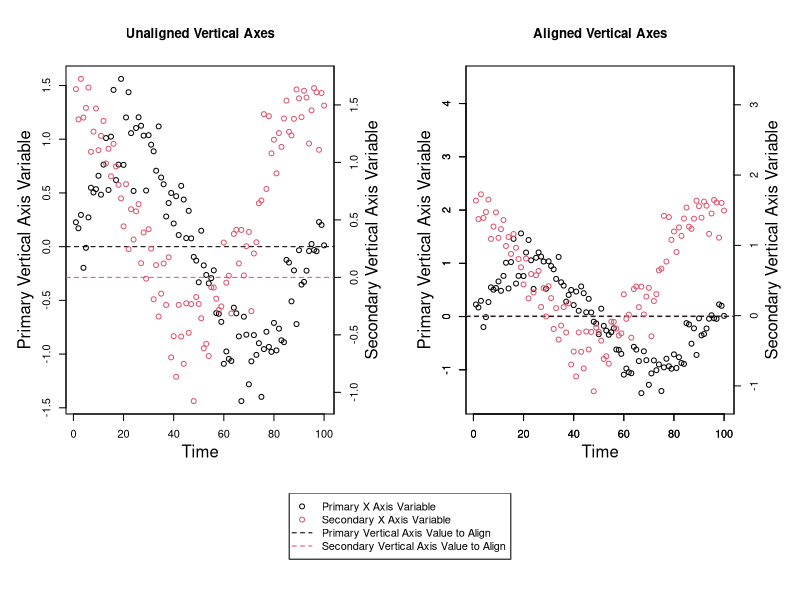
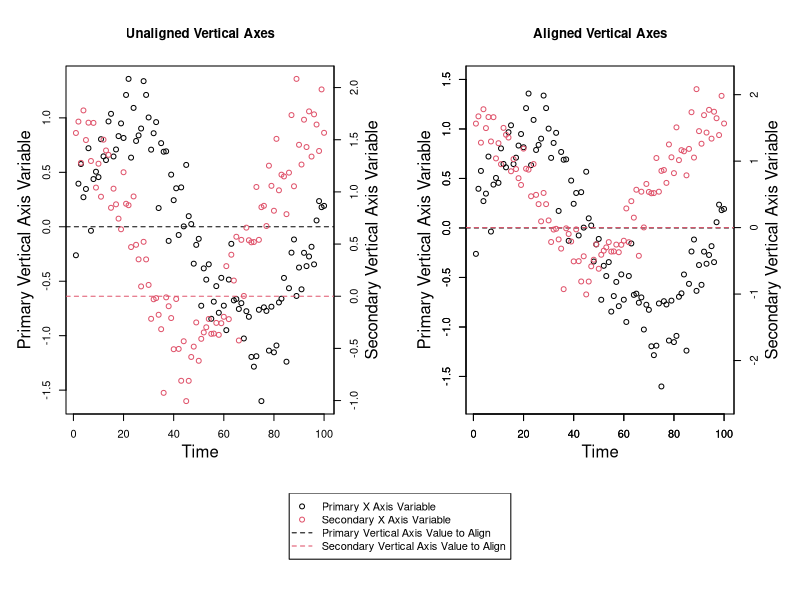

These figures' R source, in order: (Note: this script raises an error after producing the figures.)

# A Function for Aligning a Value on Primary and Secondary Vertical Axes on
# Plots


# The Explanation

# You might want to align a value (such as 0) on both the primary and secondary
# vertical axes. Aligning values can't typically be done by default. You could
# manually define axis limits for both axes to align a value, but if you
# manually choose values for these limits, you might end up with more space on
# the top or the bottom of the graph than is desireable, or you may not be able
# to line up the values across both axes perfectly.

# Here is a function for determining how to optimally align a value on both the
# primary and the secondary vertical axes such that there isn't unnecessary 
# additional space on the top or the bottom of any graph and such that the two
# values will perfectly align across both vertical axes. This function returns
# the new axis limits for both the primary and the secondary vertical axes that
# make the two values you wish to align across both vertical axes line up
# perfectly.

# More often than not, you'll probably want to line up the value of 0 across
# both vertical axes, and you may want to preserve the primary vertical axis
# scale and rescale the secondary vertical axis. This function is flexible and
# allows you to align the axes at any value (you can even choose different
# values for both axes) and it allows you to select which axis scale you wish
# to preserve (you could also choose to preserve neither the primary or the
# secondary vertical axis scales and have the algorithm choose the optimal
# solution).

# To align both axes at particular values, a ratio must be calculated for each
# axis. This ratio is the ratio of the distance of the value to align to the
# minimum value of a particular variable to the distance of the maximum value
# to the minimum value of this same variable. This ratio is calculated for both
# axes. Ratios can be greater than 1 or less than 0 if the value you wish to
# align is not within the range of that variable.

# This function takes 6 arguments. The first two are required, and either
# 'Ratio_of_Value_to_Align_to_Vertical_Axis_Range' or 'Axis_Scale_to_Preserve'
# must be provided as well.

# 'Primary_Vertical_Axis_Variable' is a numeric vector - it's the variable you
# wish to appear on the primary vertical axis.

# 'Secondary_Vertical_Axis_Variable' is a numeric vector - it's the variable
# you wish to appear on the secondary vertical axis.

# 'Data_Frame' is an optional argument you can provide if both the
# 'Primary_Vertical_Axis_Variable' and 'Secondary_Vertical_Axis_Variable'
# arguments come from the same data frame and you only want to type the data
# frame name once.

# 'Primary_Vertical_Axis_Value_to_Align = 0' is the value you wish to align on
# the primary vertical axis. The default value for this argument is 0.

# 'Secondary_Vertical_Axis_Value_to_Align = 0' is the value you wish to align
# on the secondary vertical axis. The default value for this argument is 0.

# 'Ratio_of_Value_to_Align_to_Vertical_Axis_Range' sets where on the vertical
# axis the value to align is. For example, the values to align may both be 0,
# and if the 'Ratio_of_Value_to_Align_to_Vertical_Axis_Range' is 0.5, the value
# to align (0) will be exactly halfway up the vertical axis. If the
# 'Ratio_of_Value_to_Align_to_Vertical_Axis_Range' is 0.25, the values to align
# will both be a quarter of the way up both vertical axes from the bottom of
# the plot. If this argument is a number between 0 and 1, the value to align
# will be visible in the plotting region; if this argument is greater than 1 or
# less than 0, the value to align will not appear in the plotting region, but
# it will still be aligned on both vertical axes. This argument is required
# only if the 'Axis_Scale_to_Preserve' argument is not provided.

# 'Axis_Scale_to_Preserve = "Neither"' tells the function if the scale of one
# of the vertical axes should be preserved and not rescaled at all. The three
# possibilities for this argument are 'Primary', 'Secondary', and 'Neither',
# with the latter being the default. This argument could be used if one of the
# vertical axes is much more important than the other. For example, if you wish
# to plot the primary vertical axis variable such that it takes up the entire
# plotting region and is not rescaled by this function, you would set this
# argument to 'Primary', and all of the rescaling would occur on the secondary
# vertical axis. If the 'Ratio_of_Value_to_Align_to_Vertical_Axis_Range'
# argument is not specified, this argument is required. It should be noted that
# there are cases where it would be impossible to preserve one of the vertical
# axis scales - for example, if one vertical axis variable had a maximum value
# of 10 and a value to align of 15, and the other vertical axis variable had a
# minimum value of 20 and a value to align of 15, there be no possible way to
# plot all of the points while aligning both vertical axes at the value 15.

# 'Axis_Buffer = 10' is the minimum total percent of blank space you wish to
# leave around the top and the bottom of the graph (half of this space will
# appear on the top and half will appear on the bottom). Ten percent is the
# default. It is the minimum total percent of blank space around the top and
# the bottom because if rescaling is necessary to align the values across both
# vertical axes, it follows that more than 10 % of blank space will necessarily
# exist on at least one end of one of the vertical axes. To minimize blank
# space, you could preserve the scale of one of the vertical axes by setting
# the 'Axis_Scale_to_Preserve' argument to either 'Primary' or 'Secondary'.


# The Function

Axis_Limits_for_Primary_and_Secondary_Vertical_Axes_Aligned_by_a_Value_Function <- function (Primary_Vertical_Axis_Variable, Secondary_Vertical_Axis_Variable, Data_Frame, Primary_Vertical_Axis_Value_to_Align = 0, Secondary_Vertical_Axis_Value_to_Align = 0, Ratio_of_Value_to_Align_to_Vertical_Axis_Range = NULL, Axis_Scale_to_Preserve = "Neither", Axis_Buffer = 10) {
  if (!missing(Data_Frame)) {
    Primary_Vertical_Axis_Variable <- Data_Frame[[deparse(substitute(Primary_Vertical_Axis_Variable))]]
    Secondary_Vertical_Axis_Variable <- Data_Frame[[deparse(substitute(Secondary_Vertical_Axis_Variable))]]
  }
  if (!is.numeric(Primary_Vertical_Axis_Variable)) {
    stop("'Primary_Vertical_Axis_Variable' must be numeric.")
  }
  if (!is.numeric(Secondary_Vertical_Axis_Variable)) {
    stop("'Secondary_Vertical_Axis_Variable' must be numeric.")
  }
  if (!is.numeric(Primary_Vertical_Axis_Value_to_Align) | length(Primary_Vertical_Axis_Value_to_Align) != 1) {
    stop("'Primary_Vertical_Axis_Value_to_Align' must be a single numeric value.")
  }
  if (!is.numeric(Secondary_Vertical_Axis_Value_to_Align) | length(Secondary_Vertical_Axis_Value_to_Align) != 1) {
    stop("'Secondary_Vertical_Axis_Value_to_Align' must be a single numeric value.")
  }
  if (!is.null(Ratio_of_Value_to_Align_to_Vertical_Axis_Range)) {
    if (!is.numeric(Ratio_of_Value_to_Align_to_Vertical_Axis_Range) | length(Ratio_of_Value_to_Align_to_Vertical_Axis_Range) != 1) {
      stop("'Ratio_of_Value_to_Align_to_Vertical_Axis_Range' must be a single numeric value.")
    }
    if (Ratio_of_Value_to_Align_to_Vertical_Axis_Range <= 0 | Ratio_of_Value_to_Align_to_Vertical_Axis_Range >= 1) {
      warning ("'Ratio_of_Value_to_Align_to_Vertical_Axis_Range' should be a number between 0 and 1. If it isn't, the values to align will be outside of the plotting region, and you risk not having all the data points inside the plotting region.")
    }
  }
  if (!(Axis_Scale_to_Preserve %in% c("Primary", "Secondary", "Neither")) | length(Axis_Scale_to_Preserve) != 1) {
    stop ("'Axis_Scale_to_Preserve' must be a single item and it must be either 'Primary', 'Secondary', or 'Neither'.")
  }
  if (!is.numeric(Axis_Buffer) | length(Axis_Buffer) != 1) {
    stop("'Axis_Buffer' must be a single numeric value.")
  }
  if (Axis_Buffer < 0 | Axis_Buffer > 100) {
    stop ("'Axis_Buffer' must be a number between 0 and 100 (inclusive).")
  }
  Values_to_Align <- data.frame(Primary_Vertical_Axis_Value_to_Align, Secondary_Vertical_Axis_Value_to_Align)
  Axis_Buffer <- 1 + Axis_Buffer / 100
  Minimum_Primary_Vertical_Axis_Variable_Value <- min(Primary_Vertical_Axis_Variable[is.finite(Primary_Vertical_Axis_Variable)])
  Maximum_Primary_Vertical_Axis_Variable_Value <- max(Primary_Vertical_Axis_Variable[is.finite(Primary_Vertical_Axis_Variable)])
  Minimum_Secondary_Vertical_Axis_Variable_Value <- min(Secondary_Vertical_Axis_Variable[is.finite(Secondary_Vertical_Axis_Variable)])
  Maximum_Secondary_Vertical_Axis_Variable_Value <- max(Secondary_Vertical_Axis_Variable[is.finite(Secondary_Vertical_Axis_Variable)])
  Primary_Vertical_Axis_Buffer <- ((Maximum_Primary_Vertical_Axis_Variable_Value - Minimum_Primary_Vertical_Axis_Variable_Value) * Axis_Buffer - (Maximum_Primary_Vertical_Axis_Variable_Value - Minimum_Primary_Vertical_Axis_Variable_Value)) / 2
  Secondary_Vertical_Axis_Buffer <- ((Maximum_Secondary_Vertical_Axis_Variable_Value - Minimum_Secondary_Vertical_Axis_Variable_Value) * Axis_Buffer - (Maximum_Secondary_Vertical_Axis_Variable_Value - Minimum_Secondary_Vertical_Axis_Variable_Value)) / 2
  Ratio_of_Value_to_Align_to_Primary_Vertical_Axis_Range <- (Primary_Vertical_Axis_Value_to_Align - Minimum_Primary_Vertical_Axis_Variable_Value) / (Maximum_Primary_Vertical_Axis_Variable_Value - Minimum_Primary_Vertical_Axis_Variable_Value)
  Ratio_of_Value_to_Align_to_Secondary_Vertical_Axis_Range <- (Secondary_Vertical_Axis_Value_to_Align - Minimum_Secondary_Vertical_Axis_Variable_Value) / (Maximum_Secondary_Vertical_Axis_Variable_Value - Minimum_Secondary_Vertical_Axis_Variable_Value)
  if (!is.null(Ratio_of_Value_to_Align_to_Vertical_Axis_Range)) {
    if (Axis_Scale_to_Preserve == "Primary" & Ratio_of_Value_to_Align_to_Primary_Vertical_Axis_Range != Ratio_of_Value_to_Align_to_Vertical_Axis_Range) {
      stop ("You cannot preserve the primary vertical axis scale and set the ratio of the value to align to the vertical axis range to something other than what it is for the primary vertical axis")
    }
    if (Axis_Scale_to_Preserve == "Secondary" & Ratio_of_Value_to_Align_to_Secondary_Vertical_Axis_Range != Ratio_of_Value_to_Align_to_Vertical_Axis_Range) {
      stop ("You cannot preserve the secondary vertical axis scale and set the ratio of the value to align to the vertical axis range to something other than what it is for the secondary vertical axis")
    }
  }
  if (Axis_Scale_to_Preserve == "Primary" & ((Ratio_of_Value_to_Align_to_Primary_Vertical_Axis_Range < 0 & (Ratio_of_Value_to_Align_to_Secondary_Vertical_Axis_Range < 1 & Ratio_of_Value_to_Align_to_Secondary_Vertical_Axis_Range > 0)) | (Ratio_of_Value_to_Align_to_Primary_Vertical_Axis_Range > 1 & (Ratio_of_Value_to_Align_to_Secondary_Vertical_Axis_Range < 1 & Ratio_of_Value_to_Align_to_Secondary_Vertical_Axis_Range > 0)) | (Ratio_of_Value_to_Align_to_Primary_Vertical_Axis_Range < 0 & Ratio_of_Value_to_Align_to_Secondary_Vertical_Axis_Range > 1) | (Ratio_of_Value_to_Align_to_Primary_Vertical_Axis_Range > 1 & Ratio_of_Value_to_Align_to_Secondary_Vertical_Axis_Range < 0))) {
    warning ("If you try to preserve the primary axis scale while using these values to align, at least one data point will be outside of the plotting region")
  }
  if (Axis_Scale_to_Preserve == "Secondary" & ((Ratio_of_Value_to_Align_to_Secondary_Vertical_Axis_Range < 0 & (Ratio_of_Value_to_Align_to_Primary_Vertical_Axis_Range < 1 & Ratio_of_Value_to_Align_to_Primary_Vertical_Axis_Range > 0)) | (Ratio_of_Value_to_Align_to_Secondary_Vertical_Axis_Range > 1 & (Ratio_of_Value_to_Align_to_Primary_Vertical_Axis_Range < 1 & Ratio_of_Value_to_Align_to_Primary_Vertical_Axis_Range > 0)) | (Ratio_of_Value_to_Align_to_Secondary_Vertical_Axis_Range < 0 & Ratio_of_Value_to_Align_to_Primary_Vertical_Axis_Range > 1) | (Ratio_of_Value_to_Align_to_Secondary_Vertical_Axis_Range > 1 & Ratio_of_Value_to_Align_to_Primary_Vertical_Axis_Range < 0))) {
    warning ("If you try to preserve the secondary axis scale while using these values to align, at least one data point will be outside of the plotting region")
  }
  if (Axis_Scale_to_Preserve == "Primary") {
    Primary_Vertical_Axis_Range <- c(Minimum_Primary_Vertical_Axis_Variable_Value - Primary_Vertical_Axis_Buffer, Maximum_Primary_Vertical_Axis_Variable_Value + Primary_Vertical_Axis_Buffer)
    Secondary_Vertical_Axis_Range <- if (Ratio_of_Value_to_Align_to_Primary_Vertical_Axis_Range > Ratio_of_Value_to_Align_to_Secondary_Vertical_Axis_Range) {
      c(((Ratio_of_Value_to_Align_to_Primary_Vertical_Axis_Range * Maximum_Secondary_Vertical_Axis_Variable_Value - Secondary_Vertical_Axis_Value_to_Align) / (Ratio_of_Value_to_Align_to_Primary_Vertical_Axis_Range - 1) - Secondary_Vertical_Axis_Buffer), Maximum_Secondary_Vertical_Axis_Variable_Value + Secondary_Vertical_Axis_Buffer)
    } else if (Ratio_of_Value_to_Align_to_Secondary_Vertical_Axis_Range > Ratio_of_Value_to_Align_to_Primary_Vertical_Axis_Range) {
      c(Minimum_Secondary_Vertical_Axis_Variable_Value - Secondary_Vertical_Axis_Buffer, ((Secondary_Vertical_Axis_Value_to_Align - Minimum_Secondary_Vertical_Axis_Variable_Value + Ratio_of_Value_to_Align_to_Primary_Vertical_Axis_Range * Minimum_Secondary_Vertical_Axis_Variable_Value) / Ratio_of_Value_to_Align_to_Primary_Vertical_Axis_Range) + Secondary_Vertical_Axis_Buffer)
    } else if (Ratio_of_Value_to_Align_to_Primary_Vertical_Axis_Range == Ratio_of_Value_to_Align_to_Secondary_Vertical_Axis_Range) {
      c(Minimum_Secondary_Vertical_Axis_Variable_Value - Secondary_Vertical_Axis_Buffer, Maximum_Secondary_Vertical_Axis_Variable_Value + Secondary_Vertical_Axis_Buffer)
    }
  } else if (Axis_Scale_to_Preserve == "Secondary") {
    Primary_Vertical_Axis_Range <- if (Ratio_of_Value_to_Align_to_Secondary_Vertical_Axis_Range > Ratio_of_Value_to_Align_to_Primary_Vertical_Axis_Range) {
      c(((Ratio_of_Value_to_Align_to_Secondary_Vertical_Axis_Range * Maximum_Primary_Vertical_Axis_Variable_Value - Primary_Vertical_Axis_Value_to_Align) / (Ratio_of_Value_to_Align_to_Secondary_Vertical_Axis_Range - 1)) - Primary_Vertical_Axis_Buffer, Maximum_Primary_Vertical_Axis_Variable_Value + Primary_Vertical_Axis_Buffer)
    } else if (Ratio_of_Value_to_Align_to_Primary_Vertical_Axis_Range > Ratio_of_Value_to_Align_to_Secondary_Vertical_Axis_Range) {
      c(Minimum_Primary_Vertical_Axis_Variable_Value - Primary_Vertical_Axis_Buffer, ((Primary_Vertical_Axis_Value_to_Align - Minimum_Primary_Vertical_Axis_Variable_Value + Ratio_of_Value_to_Align_to_Secondary_Vertical_Axis_Range * Minimum_Primary_Vertical_Axis_Variable_Value) / Ratio_of_Value_to_Align_to_Secondary_Vertical_Axis_Range) + Primary_Vertical_Axis_Buffer)
    } else if (Ratio_of_Value_to_Align_to_Primary_Vertical_Axis_Range == Ratio_of_Value_to_Align_to_Secondary_Vertical_Axis_Range) {
      c(Minimum_Primary_Vertical_Axis_Variable_Value - Primary_Vertical_Axis_Buffer, Maximum_Primary_Vertical_Axis_Variable_Value + Primary_Vertical_Axis_Buffer)
    }
    Secondary_Vertical_Axis_Range <- c(Minimum_Secondary_Vertical_Axis_Variable_Value - Secondary_Vertical_Axis_Buffer, Maximum_Secondary_Vertical_Axis_Variable_Value + Secondary_Vertical_Axis_Buffer)
  } else if (Axis_Scale_to_Preserve == "Neither") {
    if (is.null(Ratio_of_Value_to_Align_to_Vertical_Axis_Range)) {
      if (mean(c(Ratio_of_Value_to_Align_to_Primary_Vertical_Axis_Range, Ratio_of_Value_to_Align_to_Secondary_Vertical_Axis_Range)) > 0 & mean(c(Ratio_of_Value_to_Align_to_Primary_Vertical_Axis_Range, Ratio_of_Value_to_Align_to_Secondary_Vertical_Axis_Range)) < 1) {
        Ratio_of_Value_to_Align_to_Vertical_Axis_Range <- mean(c(Ratio_of_Value_to_Align_to_Primary_Vertical_Axis_Range, Ratio_of_Value_to_Align_to_Secondary_Vertical_Axis_Range))
      } else if (mean(c(Ratio_of_Value_to_Align_to_Primary_Vertical_Axis_Range, Ratio_of_Value_to_Align_to_Secondary_Vertical_Axis_Range)) <= 0 & mean(c(Ratio_of_Value_to_Align_to_Primary_Vertical_Axis_Range, Ratio_of_Value_to_Align_to_Secondary_Vertical_Axis_Range)) >= 1) {
        stop ("Please supply a value for the 'Ratio_of_Value_to_Align_to_Vertical_Axis_Range' argument between 0 and 1 or specify which axis scale to preserve")
      }
    }
    if (!is.null(Ratio_of_Value_to_Align_to_Vertical_Axis_Range)) {
      Primary_Vertical_Axis_Range <- if (Ratio_of_Value_to_Align_to_Vertical_Axis_Range > Ratio_of_Value_to_Align_to_Primary_Vertical_Axis_Range) {
        c(((Ratio_of_Value_to_Align_to_Vertical_Axis_Range * Maximum_Primary_Vertical_Axis_Variable_Value - Primary_Vertical_Axis_Value_to_Align) / (Ratio_of_Value_to_Align_to_Vertical_Axis_Range - 1)) - Primary_Vertical_Axis_Buffer, Maximum_Primary_Vertical_Axis_Variable_Value + Primary_Vertical_Axis_Buffer)
      } else if (Ratio_of_Value_to_Align_to_Primary_Vertical_Axis_Range > Ratio_of_Value_to_Align_to_Vertical_Axis_Range) {
        c(Minimum_Primary_Vertical_Axis_Variable_Value - Primary_Vertical_Axis_Buffer, ((Primary_Vertical_Axis_Value_to_Align - Minimum_Primary_Vertical_Axis_Variable_Value + Ratio_of_Value_to_Align_to_Vertical_Axis_Range * Minimum_Primary_Vertical_Axis_Variable_Value) / Ratio_of_Value_to_Align_to_Vertical_Axis_Range) + Primary_Vertical_Axis_Buffer)
      } else if (Ratio_of_Value_to_Align_to_Primary_Vertical_Axis_Range == Ratio_of_Value_to_Align_to_Vertical_Axis_Range) {
        c(Minimum_Primary_Vertical_Axis_Variable_Value - Primary_Vertical_Axis_Buffer, Maximum_Primary_Vertical_Axis_Variable_Value + Primary_Vertical_Axis_Buffer)
      }
      Secondary_Vertical_Axis_Range <- if (Ratio_of_Value_to_Align_to_Vertical_Axis_Range > Ratio_of_Value_to_Align_to_Secondary_Vertical_Axis_Range) {
        c(((Ratio_of_Value_to_Align_to_Vertical_Axis_Range * Maximum_Secondary_Vertical_Axis_Variable_Value - Secondary_Vertical_Axis_Value_to_Align) / (Ratio_of_Value_to_Align_to_Vertical_Axis_Range - 1) - Secondary_Vertical_Axis_Buffer), Maximum_Secondary_Vertical_Axis_Variable_Value + Secondary_Vertical_Axis_Buffer)
      } else if (Ratio_of_Value_to_Align_to_Secondary_Vertical_Axis_Range > Ratio_of_Value_to_Align_to_Vertical_Axis_Range) {
        c(Minimum_Secondary_Vertical_Axis_Variable_Value - Secondary_Vertical_Axis_Buffer, ((Secondary_Vertical_Axis_Value_to_Align - Minimum_Secondary_Vertical_Axis_Variable_Value + Ratio_of_Value_to_Align_to_Vertical_Axis_Range * Minimum_Secondary_Vertical_Axis_Variable_Value) / Ratio_of_Value_to_Align_to_Vertical_Axis_Range) + Secondary_Vertical_Axis_Buffer)
      } else if (Ratio_of_Value_to_Align_to_Vertical_Axis_Range == Ratio_of_Value_to_Align_to_Secondary_Vertical_Axis_Range) {
        c(Minimum_Secondary_Vertical_Axis_Variable_Value - Secondary_Vertical_Axis_Buffer, Maximum_Secondary_Vertical_Axis_Variable_Value + Secondary_Vertical_Axis_Buffer)
      }
    }
  }
  names(Primary_Vertical_Axis_Range) <- c("Minimum", "Maximum")
  names(Secondary_Vertical_Axis_Range) <- c("Minimum", "Maximum")
  list(Primary_Vertical_Axis_Range = Primary_Vertical_Axis_Range, Secondary_Vertical_Axis_Range = Secondary_Vertical_Axis_Range, Values_to_Align = Values_to_Align)
}


# Some Examples

# Let's use this function on some made-up data.

# First, let's generate some made-up data.

Practice_Data <- structure(list(Time = 1:100, Primary_Vertical_Axis_Variable = c(0.22704042899679, 0.171051342676768, 0.295373359481899, -0.197259035434989, -0.0106160892114656, 0.272180464537922, 0.548317696212064, 0.504400776504627, 0.535175112037852, 0.659796660419012, 0.484022873006747, 0.763427914281607, 1.01081189342087, 0.527275244638451, 1.02383078435645, 1.45882365087558, 0.619781379385278, 0.763744028540586, 1.56149872523748, 0.761000711707437, 1.20256603840857, 1.43775188297997, 1.05673949785171, 0.518392125919475, 1.10425689105379, 1.20426420764684, 1.12529223989712, 1.03337726623079, 0.522392736613537, 1.0377445707734, 0.949129431418696, 0.88749352645862, 0.706750673059184, 1.11927992638128, 0.643802831565079, 0.580963521170729, 0.280812306532534, 0.405955699667226, 0.499546367013415, 0.215323600910484, 0.469390216058786, 0.107998238273562, 0.565848623209337, 0.438461976564328, 0.0794893087305955, 0.333158448049156, 0.0769172726926761, -0.0958625519933304, -0.130151514147602, -0.331509693974829, 0.148225925289188, -0.174324290137772, -0.263426646945512, -0.341728364415924, -0.292824499333797, -0.220595205386657, -0.618550875112797, -0.62516988554484, -0.700033330779136, -1.09048383643344, -0.975552527952654, -1.04506060742311, -1.06436653382086, -0.56805317310425, -0.620650403171538, -0.835356038838042, -1.43768831108067, -0.651915223485666, -0.819396073318896, -1.28116702074008, -1.06737589811338, -0.823345101786524, -1.00731194489684, -0.898716208745865, -1.39837716704215, -0.953665962132904, -0.792247569290499, -0.932917390477086, -0.979552707079592, -0.70979531634533, -0.965636099632769, -0.763054047249181, -0.871523201366529, -0.889065295594285, -0.123369211815544, -0.148037638597252, -0.509229428194743, -0.221119774271099, -0.720626428354862, -0.0334756549314663, -0.353400093836653, -0.328126733370992, -0.223630761255335, -0.0402857881524264, 0.0245243716799691, -0.0312054606871837, -0.0432666051538198, 0.22885949020795, 0.201716810783227, 0.0120535175986479), Secondary_Vertical_Axis_Variable = c(1.63740959611018, 1.37429416156773, 1.7264362715331, 1.38976759258664, 1.47463211754709, 1.65134539390083, 1.0919186370708, 1.26770812495284, 1.46936014318898, 1.10656685829106, 1.23052773147138, 1.36077127569478, 0.990987329649239, 1.11882901151116, 0.878714793952109, 1.16166953910259, 0.964958583171444, 0.804964669734433, 0.68732580012754, 0.443884606344239, 0.810981320732856, 0.245770796791638, 0.592722723930691, 0.329330235065464, 0.57436503268312, 0.63685295911431, 0.123219925587219, 0.390659623189359, -0.0114827721228556, 0.418740497704195, 0.249715857124004, -0.190367436810004, 0.107154603862054, -0.340945339223141, -0.141589176380839, 0.120991236283374, -0.239887869541591, 0.174183052346282, -0.69572254518649, -0.5114071971833, -0.864715784368171, -0.239227387010985, -0.514520927766591, -0.751706645648148, -0.225934947865732, -0.481988260485633, -0.232578600951792, -1.07626933898627, -0.170793617580938, -0.231383477923837, -0.355701342540428, -0.617327238023798, -0.578072688376317, -0.68401185536377, -0.0858054671635022, -0.089108612614218, -0.185399362520759, -0.282936788213533, -0.252449270236627, 0.303213620586943, -0.046152318867939, 0.0144079948789615, -0.313823212539516, 0.377953119771485, 0.413510854925381, 0.121129021607843, 0.412681527426005, 0.0168148967398252, 0.271122213174506, 0.395392461768439, -0.293262298878551, 0.207836189544246, 0.305441059609931, 0.644398211101786, 0.66829536610808, 1.41967809324598, 0.769306300795675, 1.40234035467878, 1.07829219210413, 1.1974265963385, 0.904662337372966, 1.25524568926821, 1.13503718342011, 1.38176421012862, 1.53749356890857, 1.26610491046628, 1.23479527949536, 1.37917010148661, 1.63482743027776, 1.55700321201225, 1.39362336569581, 1.62327684235889, 1.56450925921758, 1.16370193835118, 1.45332914326502, 1.64613004798911, 1.60973560274891, 1.10951940096566, 1.60349635543919, 1.49436696791733)), class = "data.frame", row.names = c(NA, -100L))

# Next, let's run the function to determine what our vertical axis limits will
# be.

(New_Axis_Limits <- Axis_Limits_for_Primary_and_Secondary_Vertical_Axes_Aligned_by_a_Value_Function(Primary_Vertical_Axis_Variable, Secondary_Vertical_Axis_Variable, Practice_Data, Ratio_of_Value_to_Align_to_Vertical_Axis_Range = 0.25))

# Here's the output from the preceding line of code.

# $Primary_Vertical_Axis_Range
#   Minimum   Maximum 
# -1.587648  4.463024 
# 
# $Secondary_Vertical_Axis_Range
#   Minimum   Maximum 
# -1.216405  3.368943 
# 
# $Values_to_Align
#   Primary_Vertical_Axis_Value_to_Align Secondary_Vertical_Axis_Value_to_Align
# 1                                    0                                      0

# Finally, we'll graph the data.

dev.off()
layout(matrix(c(1, 1, 2, 2, 3, 3, 3, 3), byrow = T, nrow = 2), heights = c(0.8, 0.2))
par(mar = c(5, 5, 5, 5))
with(Practice_Data, plot(Time, Primary_Vertical_Axis_Variable, xlab = "", ylab = ""))
mtext("Time", 1, 2.5)
mtext("Primary Vertical Axis Variable", 2, 2.5)
title("Unaligned Vertical Axes")
abline(h = New_Axis_Limits$Values_to_Align$Primary_Vertical_Axis_Value_to_Align, lty = 2)
par(new = T)
with(Practice_Data, plot(Time, Secondary_Vertical_Axis_Variable, col = 2, xlab = "", ylab = "", axes = F))
axis(4, pretty(Practice_Data$Secondary_Vertical_Axis_Variable))
mtext("Secondary Vertical Axis Variable", 4, 2.5)
abline(h = New_Axis_Limits$Values_to_Align$Secondary_Vertical_Axis_Value_to_Align, col = 2, lty = 2)
with(Practice_Data, plot(Time, Primary_Vertical_Axis_Variable, xlab = "", ylab = "", ylim = New_Axis_Limits$Primary_Vertical_Axis_Range))
axis(1, pretty(Practice_Data$Time))
axis(2, pretty(New_Axis_Limits$Primary_Vertical_Axis_Range))
mtext("Time", 1, 2.5)
mtext("Primary Vertical Axis Variable", 2, 2.5)
title("Aligned Vertical Axes")
abline(h = New_Axis_Limits$Values_to_Align$Primary_Vertical_Axis_Value_to_Align, lty = 2)
par(new = T)
with(Practice_Data, plot(Time, Secondary_Vertical_Axis_Variable, col = 2, xlab = "", ylab = "", ylim = New_Axis_Limits$Secondary_Vertical_Axis_Range, axes = F))
axis(4, pretty(New_Axis_Limits$Secondary_Vertical_Axis_Range))
mtext("Secondary Vertical Axis Variable", 4, 2.5)
abline(h = New_Axis_Limits$Values_to_Align$Secondary_Vertical_Axis_Value_to_Align, col = 2, lty = 2)
par(mar = c(1, 1, 1, 1))
plot(0, type = 'n', axes = F, ylab = "", xlab = "")
legend("top", legend = c("Primary X Axis Variable", "Secondary X Axis Variable", "Primary Vertical Axis Value to Align", "Secondary Vertical Axis Value to Align"), pch = c(1, 1, NA, NA), lty = c(NA, NA, 2, 2), col = c(1:2, 1:2))

# Here's another example.

Practice_Data <- data.frame(Time = 1:100, Primary_Vertical_Axis_Variable = sin(1:100 / 15) + rnorm(100, 0, 0.25), Secondary_Vertical_Axis_Variable = cos(1:100 / 15) + rnorm(100, 0.5, 0.25))
(New_Axis_Limits <- Axis_Limits_for_Primary_and_Secondary_Vertical_Axes_Aligned_by_a_Value_Function(Primary_Vertical_Axis_Variable, Secondary_Vertical_Axis_Variable, Practice_Data, Axis_Scale_to_Preserve = "Primary"))
dev.off()
layout(matrix(c(1, 1, 2, 2, 3, 3, 3, 3), byrow = T, nrow = 2), heights = c(0.8, 0.2))
par(mar = c(5, 5, 5, 5))
with(Practice_Data, plot(Time, Primary_Vertical_Axis_Variable, xlab = "", ylab = ""))
mtext("Time", 1, 2.5)
mtext("Primary Vertical Axis Variable", 2, 2.5)
title("Unaligned Vertical Axes")
abline(h = New_Axis_Limits$Values_to_Align$Primary_Vertical_Axis_Value_to_Align, lty = 2)
par(new = T)
with(Practice_Data, plot(Time, Secondary_Vertical_Axis_Variable, col = 2, xlab = "", ylab = "", axes = F))
axis(4, pretty(Practice_Data$Secondary_Vertical_Axis_Variable))
mtext("Secondary Vertical Axis Variable", 4, 2.5)
abline(h = New_Axis_Limits$Values_to_Align$Secondary_Vertical_Axis_Value_to_Align, col = 2, lty = 2)
with(Practice_Data, plot(Time, Primary_Vertical_Axis_Variable, xlab = "", ylab = "", ylim = New_Axis_Limits$Primary_Vertical_Axis_Range))
axis(1, pretty(Practice_Data$Time))
axis(2, pretty(New_Axis_Limits$Primary_Vertical_Axis_Range))
mtext("Time", 1, 2.5)
mtext("Primary Vertical Axis Variable", 2, 2.5)
title("Aligned Vertical Axes")
abline(h = New_Axis_Limits$Values_to_Align$Primary_Vertical_Axis_Value_to_Align, lty = 2)
par(new = T)
with(Practice_Data, plot(Time, Secondary_Vertical_Axis_Variable, col = 2, xlab = "", ylab = "", ylim = New_Axis_Limits$Secondary_Vertical_Axis_Range, axes = F))
axis(4, pretty(New_Axis_Limits$Secondary_Vertical_Axis_Range))
mtext("Secondary Vertical Axis Variable", 4, 2.5)
abline(h = New_Axis_Limits$Values_to_Align$Secondary_Vertical_Axis_Value_to_Align, col = 2, lty = 2)
par(mar = c(1, 1, 1, 1))
plot(0, type = 'n', axes = F, ylab = "", xlab = "")
legend("top", legend = c("Primary X Axis Variable", "Secondary X Axis Variable", "Primary Vertical Axis Value to Align", "Secondary Vertical Axis Value to Align"), pch = c(1, 1, NA, NA), lty = c(NA, NA, 2, 2), col = c(1:2, 1:2))
dev.off()

# Here's one more example.

Practice_Data <- data.frame(Time = 1:100, Primary_Vertical_Axis_Variable = sin(1:100 / 15) + rnorm(100, 25, 0.25), Secondary_Vertical_Axis_Variable = cos(1:100 / 15) + rnorm(100, -15, 0.25))
(New_Axis_Limits <- Axis_Limits_for_Primary_and_Secondary_Vertical_Axes_Aligned_by_a_Value_Function(Primary_Vertical_Axis_Variable, Secondary_Vertical_Axis_Variable, Practice_Data, Primary_Vertical_Axis_Value_to_Align = 20, Secondary_Vertical_Axis_Value_to_Align = -10))
dev.off()
layout(matrix(c(1, 1, 2, 2, 3, 3, 3, 3), byrow = T, nrow = 2), heights = c(0.8, 0.2))
par(mar = c(5, 5, 5, 5))
with(Practice_Data, plot(Time, Primary_Vertical_Axis_Variable, xlab = "", ylab = ""))
mtext("Time", 1, 2.5)
mtext("Primary Vertical Axis Variable", 2, 2.5)
title("Unaligned Vertical Axes")
abline(h = New_Axis_Limits$Values_to_Align$Primary_Vertical_Axis_Value_to_Align, lty = 2)
par(new = T)
with(Practice_Data, plot(Time, Secondary_Vertical_Axis_Variable, col = 2, xlab = "", ylab = "", axes = F))
axis(4, pretty(Practice_Data$Secondary_Vertical_Axis_Variable))
mtext("Secondary Vertical Axis Variable", 4, 2.5)
abline(h = New_Axis_Limits$Values_to_Align$Secondary_Vertical_Axis_Value_to_Align, col = 2, lty = 2)
with(Practice_Data, plot(Time, Primary_Vertical_Axis_Variable, xlab = "", ylab = "", ylim = New_Axis_Limits$Primary_Vertical_Axis_Range))
axis(1, pretty(Practice_Data$Time))
axis(2, pretty(New_Axis_Limits$Primary_Vertical_Axis_Range))
mtext("Time", 1, 2.5)
mtext("Primary Vertical Axis Variable", 2, 2.5)
title("Aligned Vertical Axes")
abline(h = New_Axis_Limits$Values_to_Align$Primary_Vertical_Axis_Value_to_Align, lty = 2)
par(new = T)
with(Practice_Data, plot(Time, Secondary_Vertical_Axis_Variable, col = 2, xlab = "", ylab = "", ylim = New_Axis_Limits$Secondary_Vertical_Axis_Range, axes = F))
axis(4, pretty(New_Axis_Limits$Secondary_Vertical_Axis_Range))
mtext("Secondary Vertical Axis Variable", 4, 2.5)
abline(h = New_Axis_Limits$Values_to_Align$Secondary_Vertical_Axis_Value_to_Align, col = 2, lty = 2)
par(mar = c(1, 1, 1, 1))
plot(0, type = 'n', axes = F, ylab = "", xlab = "")
legend("top", legend = c("Primary X Axis Variable", "Secondary X Axis Variable", "Primary Vertical Axis Value to Align", "Secondary Vertical Axis Value to Align"), pch = c(1, 1, NA, NA), lty = c(NA, NA, 2, 2), col = c(1:2, 1:2))
dev.off()
